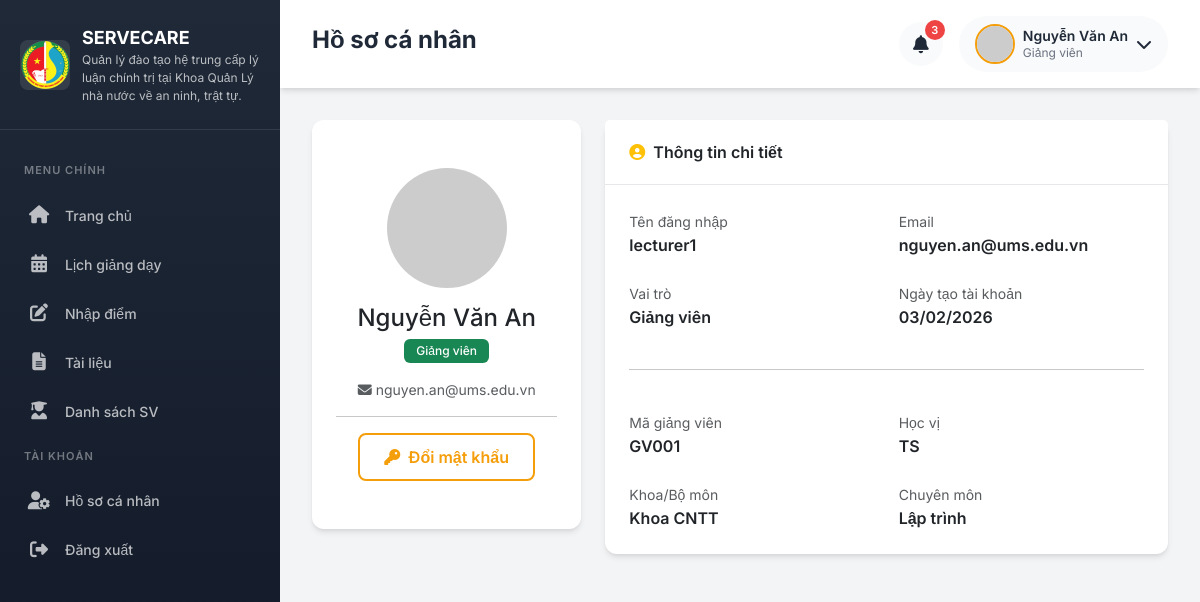
Screenshot of /profile (signed in) with the database file from the repository.
### app/models.py (models this page shows, shortened)
class User(UserMixin, db.Model):
    __tablename__ = 'users'
    id = db.Column(db.Integer, primary_key=True)
    username = db.Column(db.String(64), unique=True, nullable=False, index=True)
    email = db.Column(db.String(120), unique=True, nullable=False, index=True)
    password_hash = db.Column(db.String(256), nullable=False)
    role = db.Column(db.String(20), nullable=False, default='student')  # admin, lecturer, student
    avatar = db.Column(db.String(200), default='default_avatar.png')
    is_active = db.Column(db.Boolean, default=True)
    created_at = db.Column(db.DateTime, default=datetime.utcnow)
    updated_at = db.Column(db.DateTime, default=datetime.utcnow, onupdate=datetime.utcnow)
    student = db.relationship('Student', backref='user', uselist=False, lazy=True)
    lecturer = db.relationship('Lecturer', backref='user', uselist=False, lazy=True)
    def is_admin(self):
        return self.role == 'admin'
    def is_lecturer(self):
        return self.role == 'lecturer'
    def is_student(self):
        return self.role == 'student'
    def get_display_name(self):
        if self.role == 'student' and self.student:
            return self.student.full_name
        elif self.role == 'lecturer' and self.lecturer:
            return self.lecturer.full_name
        return self.username

class Lecturer(db.Model):
    __tablename__ = 'lecturers'
    id = db.Column(db.Integer, primary_key=True)
    user_id = db.Column(db.Integer, db.ForeignKey('users.id'), nullable=False)
    lecturer_code = db.Column(db.String(20), unique=True, nullable=False)
    full_name = db.Column(db.String(100), nullable=False)
    department = db.Column(db.String(100))  # Khoa/Bộ môn
    expertise = db.Column(db.String(200))   # Chuyên môn
    phone = db.Column(db.String(15))
    degree = db.Column(db.String(50))  # Học vị: ThS, TS, PGS, GS
    created_at = db.Column(db.DateTime, default=datetime.utcnow)
    advised_classes = db.relationship('Classroom', backref='advisor', lazy='dynamic',
                                       foreign_keys='Classroom.advisor_id')
    schedules = db.relationship('Schedule', backref='lecturer', lazy='dynamic')
    materials = db.relationship('Material', backref='uploader', lazy='dynamic')
    evaluations = db.relationship('Evaluation', backref='lecturer', lazy='dynamic')

### app/routes/auth.py (the view)
@auth_bp.route('/profile')
@login_required
def profile():
    return render_template('auth/profile.html')

### app/models.py (called while the page is built)
@login_manager.user_loader
def load_user(user_id):
    return User.query.get(int(user_id))

### app/templates/auth/profile.html (shortened to what this page needs)
{% extends "base.html" %}
{% block page_title %}Hồ sơ cá nhân{% endblock %}
{% block content %}
<div class="row">
    <div class="col-lg-4">
        <div class="card fade-in">
            <div class="card-body text-center py-5">
                <img src="https://ui-avatars.com/api/?name={{ current_user.get_display_name() }}&background=F59E0B&color=1F2937&size=120"
                     class="rounded-circle mb-3" width="120" height="120">
                <h4 class="mb-1">{{ current_user.get_display_name() }}</h4>
                <p class="text-muted mb-3">
                    {% if current_user.is_admin() %}
                        <span class="badge badge-primary">Quản trị viên</span>
                    {% elif current_user.is_lecturer() %}
                        <span class="badge bg-success">Giảng viên</span>
                    {% else %}
                        <span class="badge bg-info">Sinh viên</span>
                    {% endif %}
                </p>
                <p class="text-muted small">
                    <i class="fas fa-envelope me-1"></i>{{ current_user.email }}
                </p>
                <hr>
                <a href="{{ url_for('auth.change_password') }}" class="btn btn-outline-primary">
                    <i class="fas fa-key me-2"></i>Đổi mật khẩu
                </a>
            </div>
        </div>
    </div>
    <div class="col-lg-8">
        <div class="card fade-in" style="animation-delay: 0.1s">
            <div class="card-header">
                <i class="fas fa-user-circle me-2 text-warning"></i>Thông tin chi tiết
            </div>
            <div class="card-body">
                <div class="row g-4">
                    <div class="col-md-6">
                        <label class="text-muted small">Tên đăng nhập</label>
                        <p class="fw-semibold mb-0">{{ current_user.username }}</p>
                    </div>
                    <div class="col-md-6">
                        <label class="text-muted small">Email</label>
                        <p class="fw-semibold mb-0">{{ current_user.email }}</p>
                    </div>
                    <div class="col-md-6">
                        <label class="text-muted small">Vai trò</label>
                        <p class="fw-semibold mb-0">
                            {% if current_user.is_admin() %}Quản trị viên
                            {% elif current_user.is_lecturer() %}Giảng viên
                            {% else %}Sinh viên{% endif %}
                        </p>
                    </div>
                    <div class="col-md-6">
                        <label class="text-muted small">Ngày tạo tài khoản</label>
                        <p class="fw-semibold mb-0">{{ current_user.created_at.strftime('%d/%m/%Y') if current_user.created_at else 'N/A' }}</p>
                    </div>
                    {% if current_user.is_lecturer() and current_user.lecturer %}
                    <div class="col-12"><hr></div>
                    <div class="col-md-6">
                        <label class="text-muted small">Mã giảng viên</label>
                        <p class="fw-semibold mb-0">{{ current_user.lecturer.lecturer_code }}</p>
                    </div>
                    <div class="col-md-6">
                        <label class="text-muted small">Học vị</label>
                        <p class="fw-semibold mb-0">{{ current_user.lecturer.degree or 'N/A' }}</p>
                    </div>
                    <div class="col-md-6">
                        <label class="text-muted small">Khoa/Bộ môn</label>
                        <p class="fw-semibold mb-0">{{ current_user.lecturer.department or 'N/A' }}</p>
                    </div>
                    <div class="col-md-6">
                        <label class="text-muted small">Chuyên môn</label>
                        <p class="fw-semibold mb-0">{{ current_user.lecturer.expertise or 'N/A' }}</p>
                    </div>
                    {% endif %}
                </div>
            </div>
        </div>
    </div>
</div>
{% endblock %}

### app/templates/base.html (shortened to what this page needs)
<!DOCTYPE html>
<html lang="vi">
<head>
    <link href="https://cdn.jsdelivr.net/npm/bootstrap@5.3.2/dist/css/bootstrap.min.css" rel="stylesheet">
    <link href="https://cdnjs.cloudflare.com/ajax/libs/font-awesome/6.5.1/css/all.min.css" rel="stylesheet">
</head>
<body>
    {% if current_user.is_authenticated %}
    <aside class="sidebar">
        <div class="sidebar-header">
            <a href="{{ url_for('main.index') }}" class="sidebar-brand">
                <img src="{{ url_for('static', filename='images/logo.png') }}" alt="Logo" class="sidebar-logo">
                <div class="sidebar-brand-text">
                    {{ app_short_name }}
                    <small>Quản lý đào tạo hệ trung cấp lý luận chính trị tại Khoa Quản Lý nhà nước về an ninh, trật tự.
</small>
                </div>
            </a>
        </div>
        <nav class="sidebar-menu">
            <div class="menu-label">Menu chính</div>
            {% if current_user.is_admin() %}
            <a href="{{ url_for('admin.dashboard') }}" class="menu-item {% if request.endpoint == 'admin.dashboard' %}active{% endif %}">
                <i class="fas fa-chart-pie"></i>
                <span>Dashboard</span>
            </a>
            <a href="{{ url_for('admin.students') }}" class="menu-item {% if 'student' in request.endpoint %}active{% endif %}">
                <i class="fas fa-user-graduate"></i>
                <span>Quản lý Sinh viên</span>
            </a>
            <a href="{{ url_for('admin.lecturers') }}" class="menu-item {% if 'lecturer' in request.endpoint %}active{% endif %}">
                <i class="fas fa-chalkboard-teacher"></i>
                <span>Quản lý Giảng viên</span>
            </a>
            <a href="{{ url_for('admin.majors') }}" class="menu-item {% if 'major' in request.endpoint %}active{% endif %}">
                <i class="fas fa-book-open"></i>
                <span>Quản lý Ngành học</span>
            </a>
            <a href="{{ url_for('admin.classrooms') }}" class="menu-item {% if 'classroom' in request.endpoint %}active{% endif %}">
                <i class="fas fa-users"></i>
                <span>Quản lý Lớp học</span>
            </a>
            <a href="{{ url_for('admin.subjects') }}" class="menu-item {% if 'subject' in request.endpoint %}active{% endif %}">
                <i class="fas fa-book"></i>
                <span>Quản lý Môn học</span>
            </a>
            <a href="{{ url_for('admin.schedules') }}" class="menu-item {% if 'schedule' in request.endpoint %}active{% endif %}">
                <i class="fas fa-calendar-alt"></i>
                <span>Quản lý Lịch học</span>
            </a>
            {% elif current_user.is_lecturer() %}
            <a href="{{ url_for('lecturer.dashboard') }}" class="menu-item {% if request.endpoint == 'lecturer.dashboard' %}active{% endif %}">
                <i class="fas fa-home"></i>
                <span>Trang chủ</span>
            </a>
            <a href="{{ url_for('lecturer.schedule') }}" class="menu-item {% if 'schedule' in request.endpoint %}active{% endif %}">
                <i class="fas fa-calendar-alt"></i>
                <span>Lịch giảng dạy</span>
            </a>
            <a href="{{ url_for('lecturer.grades') }}" class="menu-item {% if 'grade' in request.endpoint %}active{% endif %}">
                <i class="fas fa-edit"></i>
                <span>Nhập điểm</span>
            </a>
            <a href="{{ url_for('lecturer.materials') }}" class="menu-item {% if 'material' in request.endpoint %}active{% endif %}">
                <i class="fas fa-file-alt"></i>
                <span>Tài liệu</span>
            </a>
            <a href="{{ url_for('lecturer.students') }}" class="menu-item {% if 'student' in request.endpoint %}active{% endif %}">
                <i class="fas fa-user-graduate"></i>
                <span>Danh sách SV</span>
            </a>
            {% endif %}
            <div class="menu-label">Tài khoản</div>
            <a href="{{ url_for('auth.profile') }}" class="menu-item">
                <i class="fas fa-user-cog"></i>
                <span>Hồ sơ cá nhân</span>
            </a>
            <a href="{{ url_for('auth.logout') }}" class="menu-item">
                <i class="fas fa-sign-out-alt"></i>
                <span>Đăng xuất</span>
            </a>
        </nav>
    </aside>
    <main class="main-content">
        <header class="top-navbar">
            <h1 class="page-title">{% block page_title %}Dashboard{% endblock %}</h1>
            <div class="navbar-actions">
                <button class="notification-btn">
                    <i class="fas fa-bell"></i>
                    <span class="notification-badge">3</span>
                </button>
                <div class="user-dropdown dropdown">
                    <div class="d-flex align-items-center" data-bs-toggle="dropdown">
                        <img src="{{ url_for('static', filename='uploads/avatars/' ~ (current_user.avatar or 'default_avatar.png')) }}"
                             alt="Avatar" class="user-avatar"
                             onerror="this.src='https://ui-avatars.com/api/?name={{ current_user.get_display_name() }}&background=F59E0B&color=1F2937'">
                        <div class="user-info ms-2">
                            <div class="user-name">{{ current_user.get_display_name() }}</div>
                            <div class="user-role">
                                {% if current_user.is_admin() %}Quản trị viên
                                {% elif current_user.is_lecturer() %}Giảng viên
                                {% else %}Sinh viên{% endif %}
                            </div>
                        </div>
                        <i class="fas fa-chevron-down ms-2"></i>
                    </div>
                </div>
            </div>
        </header>
        <div class="page-content">
            {% block content %}{% endblock %}
        </div>
    </main>
    {% else %}
    {% block auth_content %}{% endblock %}
    {% endif %}
</body>
</html>

### app/templates/base.html (style rules this page uses)
:root { --primary: #F59E0B; --primary-dark: #D97706; --primary-light: #FCD34D; --secondary: #1F2937; --secondary-light: #374151; --dark: #111827; --light: #F9FAFB; --success: #10B981; --danger: #EF4444; --warning: #F59E0B; --info: #3B82F6; --border-radius: 12px; --shadow: 0 4px 6px -1px rgba(0, 0, 0, 0.1), 0 2px 4px -1px rgba(0, 0, 0, 0.06); --shadow-lg: 0 10px 15px -3px rgba(0, 0, 0, 0.1), 0 4px 6px -2px rgba(0, 0, 0, 0.05); }
* { margin: 0; padding: 0; box-sizing: border-box; }
body { font-family: 'Inter', sans-serif; background-color: #F3F4F6; color: var(--secondary); min-height: 100vh; }
.sidebar { position: fixed; top: 0; left: 0; width: 280px; height: 100vh; background: linear-gradient(180deg, var(--secondary) 0%, var(--dark) 100%); color: white; z-index: 1000; transition: all 0.3s ease; overflow-y: auto; }
.sidebar-header { padding: 24px 20px; border-bottom: 1px solid rgba(255, 255, 255, 0.1); }
.sidebar-brand { display: flex; align-items: center; gap: 12px; text-decoration: none; color: white; }
.sidebar-logo { width: 50px; height: 50px; object-fit: contain; border-radius: 8px; }
.sidebar-brand-text { font-size: 18px; font-weight: 700; }
.sidebar-brand-text small { font-size: 12px; font-weight: 400; opacity: 0.7; display: block; }
.sidebar-menu { padding: 20px 0; }
.menu-label { padding: 12px 24px; font-size: 11px; font-weight: 600; text-transform: uppercase; letter-spacing: 1px; color: rgba(255, 255, 255, 0.4); }
.menu-item { display: flex; align-items: center; padding: 14px 24px; color: rgba(255, 255, 255, 0.7); text-decoration: none; transition: all 0.2s ease; border-left: 3px solid transparent; gap: 14px; }
.menu-item i { font-size: 18px; width: 24px; text-align: center; }
.menu-item span { font-size: 14px; font-weight: 500; }
.main-content { margin-left: 280px; min-height: 100vh; transition: all 0.3s ease; }
.top-navbar { background: white; padding: 16px 32px; display: flex; justify-content: space-between; align-items: center; box-shadow: var(--shadow); position: sticky; top: 0; z-index: 100; }
.page-title { font-size: 24px; font-weight: 700; color: var(--secondary); }
.navbar-actions { display: flex; align-items: center; gap: 16px; }
.notification-btn { width: 44px; height: 44px; border-radius: 50%; border: none; background: var(--light); color: var(--secondary); font-size: 18px; cursor: pointer; position: relative; transition: all 0.2s ease; }
.notification-badge { position: absolute; top: -2px; right: -2px; width: 20px; height: 20px; background: var(--danger); color: white; font-size: 11px; font-weight: 600; border-radius: 50%; display: flex; align-items: center; justify-content: center; }
.user-dropdown { display: flex; align-items: center; gap: 12px; padding: 8px 16px; background: var(--light); border-radius: 50px; cursor: pointer; transition: all 0.2s ease; }
.user-avatar { width: 40px; height: 40px; border-radius: 50%; object-fit: cover; border: 2px solid var(--primary); }
.user-info { line-height: 1.3; }
.user-name { font-size: 14px; font-weight: 600; color: var(--secondary); }
.user-role { font-size: 12px; color: #6B7280; }
.page-content { padding: 32px; }
.card { border: none; border-radius: var(--border-radius); box-shadow: var(--shadow); transition: all 0.3s ease; }
.card-header { background: white; border-bottom: 1px solid #E5E7EB; padding: 20px 24px; font-weight: 600; }
.card-body { padding: 24px; }
.btn-outline-primary { border: 2px solid var(--primary); color: var(--primary); font-weight: 600; padding: 10px 24px; border-radius: 8px; }
.badge { padding: 6px 12px; font-weight: 500; border-radius: 6px; }
.fade-in { animation: fadeIn 0.3s ease forwards; }

### rows the page displays
User: get_display_name "Nguyễn Văn An", email "nguyen.an@ums.edu.vn", username "lecturer1", created_at "03/02/2026"
Lecturer: lecturer.lecturer_code "GV001", lecturer "TS", lecturer "Khoa CNTT", lecturer "Lập trình"

### other values shown
{{ app_short_name }} "SERVECARE"
